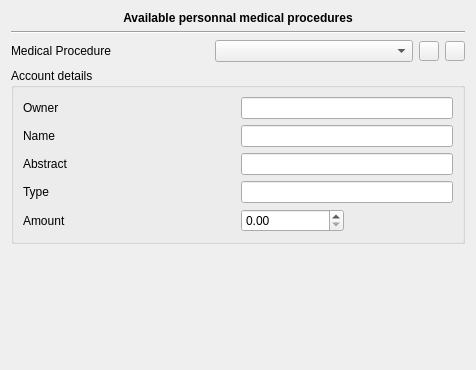
<?xml version="1.0" encoding="UTF-8"?>
<ui version="4.0">
 <class>Account::Internal::MedicalProcedureWidget</class>
 <widget class="QWidget" name="Account::Internal::MedicalProcedureWidget">
  <property name="geometry">
   <rect>
    <x>0</x>
    <y>0</y>
    <width>476</width>
    <height>370</height>
   </rect>
  </property>
  <property name="windowTitle">
   <string>Form</string>
  </property>
  <layout class="QGridLayout" name="gridLayout_2">
   <item row="0" column="0" colspan="4">
    <widget class="QLabel" name="label">
     <property name="sizePolicy">
      <sizepolicy hsizetype="Expanding" vsizetype="Fixed">
       <horstretch>0</horstretch>
       <verstretch>0</verstretch>
      </sizepolicy>
     </property>
     <property name="font">
      <font>
       <weight>75</weight>
       <bold>true</bold>
      </font>
     </property>
     <property name="text">
      <string>Available personnal medical procedures</string>
     </property>
     <property name="alignment">
      <set>Qt::AlignCenter</set>
     </property>
    </widget>
   </item>
   <item row="6" column="0" colspan="4">
    <widget class="QGroupBox" name="groupBox">
     <property name="title">
      <string>Account details</string>
     </property>
     <layout class="QGridLayout" name="gridLayout">
      <item row="1" column="0" colspan="2">
       <widget class="QLabel" name="label_3">
        <property name="text">
         <string>Name</string>
        </property>
       </widget>
      </item>
      <item row="1" column="2" colspan="2">
       <widget class="QLineEdit" name="name"/>
      </item>
      <item row="2" column="0" colspan="2">
       <widget class="QLabel" name="label_4">
        <property name="text">
         <string>Abstract</string>
        </property>
       </widget>
      </item>
      <item row="2" column="2" colspan="2">
       <widget class="QLineEdit" name="abstract_2"/>
      </item>
      <item row="0" column="0" colspan="2">
       <widget class="QLabel" name="label_9">
        <property name="text">
         <string>Owner</string>
        </property>
       </widget>
      </item>
      <item row="0" column="2" colspan="2">
       <widget class="QLineEdit" name="owner"/>
      </item>
      <item row="3" column="0" colspan="2">
       <widget class="QLabel" name="label_5">
        <property name="text">
         <string>Type</string>
        </property>
       </widget>
      </item>
      <item row="3" column="2" colspan="2">
       <widget class="QLineEdit" name="type"/>
      </item>
      <item row="4" column="0">
       <widget class="QLabel" name="label_6">
        <property name="text">
         <string>Amount</string>
        </property>
       </widget>
      </item>
      <item row="4" column="2">
       <widget class="QDoubleSpinBox" name="amountSpin"/>
      </item>
     </layout>
    </widget>
   </item>
   <item row="1" column="0" colspan="4">
    <widget class="Line" name="line">
     <property name="orientation">
      <enum>Qt::Horizontal</enum>
     </property>
    </widget>
   </item>
   <item row="2" column="2">
    <widget class="QPushButton" name="addButton">
     <property name="maximumSize">
      <size>
       <width>20</width>
       <height>20</height>
      </size>
     </property>
     <property name="text">
      <string/>
     </property>
    </widget>
   </item>
   <item row="2" column="3">
    <widget class="QPushButton" name="removeButton">
     <property name="maximumSize">
      <size>
       <width>20</width>
       <height>20</height>
      </size>
     </property>
     <property name="text">
      <string/>
     </property>
    </widget>
   </item>
   <item row="2" column="1">
    <widget class="QComboBox" name="mpComboBox"/>
   </item>
   <item row="2" column="0">
    <widget class="QLabel" name="label_2">
     <property name="text">
      <string>Medical Procedure</string>
     </property>
    </widget>
   </item>
   <item row="7" column="0">
    <spacer name="verticalSpacer">
     <property name="orientation">
      <enum>Qt::Vertical</enum>
     </property>
     <property name="sizeHint" stdset="0">
      <size>
       <width>20</width>
       <height>40</height>
      </size>
     </property>
    </spacer>
   </item>
  </layout>
 </widget>
 <tabstops>
  <tabstop>owner</tabstop>
  <tabstop>name</tabstop>
  <tabstop>abstract_2</tabstop>
 </tabstops>
 <resources/>
 <connections/>
</ui>
